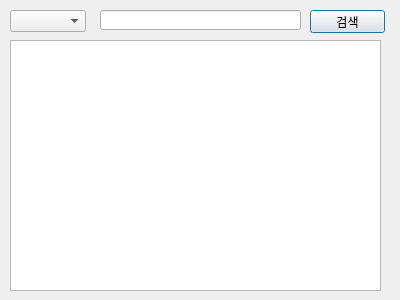
<?xml version="1.0" encoding="UTF-8"?>
<ui version="4.0">
 <class>Dialog</class>
 <widget class="QDialog" name="Dialog">
  <property name="geometry">
   <rect>
    <x>0</x>
    <y>0</y>
    <width>400</width>
    <height>300</height>
   </rect>
  </property>
  <property name="windowTitle">
   <string>도서 검색</string>
  </property>
  <widget class="QComboBox" name="comboBox">
   <property name="geometry">
    <rect>
     <x>10</x>
     <y>10</y>
     <width>76</width>
     <height>22</height>
    </rect>
   </property>
  </widget>
  <widget class="QLineEdit" name="lineEdit">
   <property name="geometry">
    <rect>
     <x>100</x>
     <y>10</y>
     <width>201</width>
     <height>20</height>
    </rect>
   </property>
  </widget>
  <widget class="QPushButton" name="pushButton">
   <property name="geometry">
    <rect>
     <x>310</x>
     <y>10</y>
     <width>75</width>
     <height>23</height>
    </rect>
   </property>
   <property name="text">
    <string>검색</string>
   </property>
  </widget>
  <widget class="QTableWidget" name="tableWidget">
   <property name="geometry">
    <rect>
     <x>10</x>
     <y>40</y>
     <width>371</width>
     <height>251</height>
    </rect>
   </property>
  </widget>
 </widget>
 <resources/>
 <connections/>
</ui>
